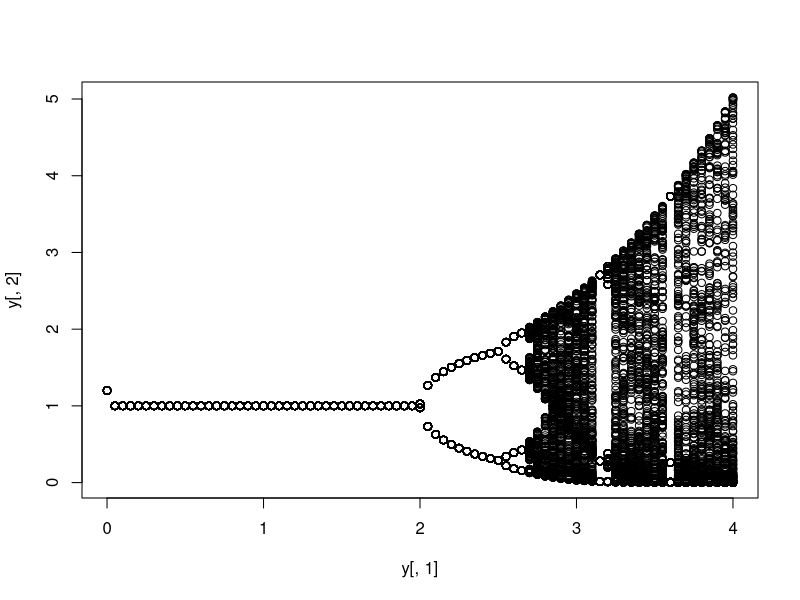

The R script that drew this image:
m <- 1000
n <- 300
time <- m + n
r <- seq(0, 4, by=0.05)

x <- matrix(0, nrow=length(r), ncol=time)

# row entry = r
#x[1, 1] <- r[1]  # initial condition
x[, 1] <- 1.2  # initial condition

j <- 1

for(i in 1:length(r) ){
  for(j in 2:time){
    x[i, j] <- x[i, j-1]*exp( r[i]*(1 - x[i, j-1]) )
  }
}

# plot( c(0:time), x, type="o", ylab="Y", xlab="time", pch=20, lwd=2)

# for plotting



#time <- time[1:300]
x <- x[, 1001:ncol(x)]
y <- NULL

for(i in 1:length(r)){
  for(j in 1:ncol(x)){
    temp <- cbind(r[i], x[i,j])
    y <- rbind(y, temp)
  }  
}




plot(y[,1], y[,2])
